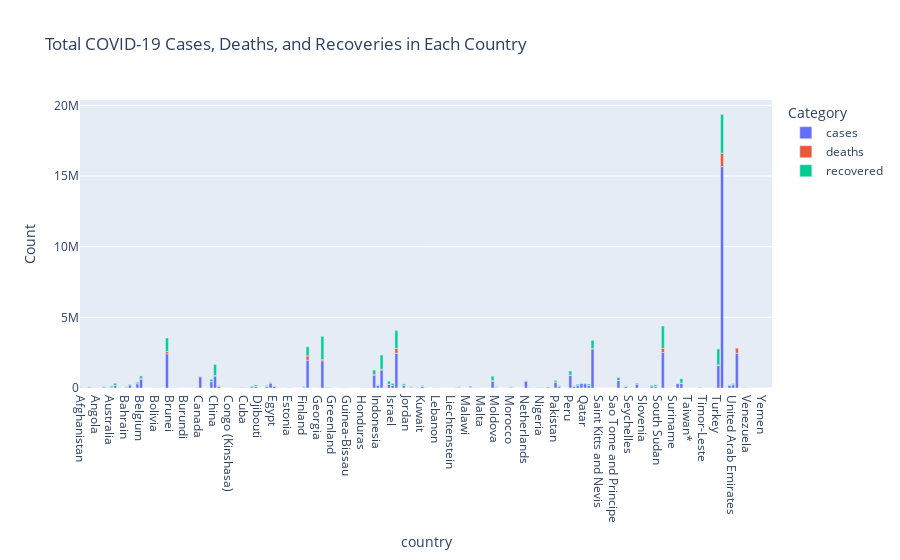

Source (notebook cell):
### Code cell
country_data = covid_data.groupby('country').agg({'cases':'sum', 'deaths':'sum', 'recovered':'sum'}).reset_index()

country_data_melted = country_data.melt(id_vars='country', value_vars=['cases', 'deaths', 'recovered'], 
                                         var_name='Category', value_name='Count')

fig = px.bar(country_data_melted, x='country', y='Count', color='Category', 
             title='Total COVID-19 Cases, Deaths, and Recoveries in Each Country')
fig.show()

### Figure 1 — Plotly figure (JSON) as saved in the notebook; plotly's stock layout.template omitted (floating-point values rounded to 4 significant figures; data arrays with more than 128 entries replaced by an {"elided": "..."} marker saying what was removed)
{"data": [{"alignmentgroup": "True", "hovertemplate": "Category=cases<br>country=%{x}<br>Count=%{y}<extra></extra>", "legendgroup": "cases", "marker": {"color": "#636efa", "pattern": {"shape": ""}}, "name": "cases", "offsetgroup": "cases", "orientation": "v", "showlegend": true, "textposition": "auto", "type": "bar", "x": {"elided": "187 str values"}, "xaxis": "x", "y": {"elided": "187 int values"}, "yaxis": "y"}, {"alignmentgroup": "True", "hovertemplate": "Category=deaths<br>country=%{x}<br>Count=%{y}<extra></extra>", "legendgroup": "deaths", "marker": {"color": "#EF553B", "pattern": {"shape": ""}}, "name": "deaths", "offsetgroup": "deaths", "orientation": "v", "showlegend": true, "textposition": "auto", "type": "bar", "x": {"elided": "187 str values"}, "xaxis": "x", "y": {"elided": "187 int values"}, "yaxis": "y"}, {"alignmentgroup": "True", "hovertemplate": "Category=recovered<br>country=%{x}<br>Count=%{y}<extra></extra>", "legendgroup": "recovered", "marker": {"color": "#00cc96", "pattern": {"shape": ""}}, "name": "recovered", "offsetgroup": "recovered", "orientation": "v", "showlegend": true, "textposition": "auto", "type": "bar", "x": {"elided": "187 str values"}, "xaxis": "x", "y": {"elided": "187 int values"}, "yaxis": "y"}], "layout": {"autosize": true, "barmode": "relative", "legend": {"title": {"text": "Category"}, "tracegroupgap": 0}, "title": {"text": "Total COVID-19 Cases, Deaths, and Recoveries in Each Country"}, "xaxis": {"anchor": "y", "autorange": true, "domain": [0, 1], "range": [-0.5, 186.5], "title": {"text": "country"}, "type": "category"}, "yaxis": {"anchor": "x", "autorange": true, "domain": [0, 1], "range": [0, 20380000.0], "title": {"text": "Count"}, "type": "linear"}}}
